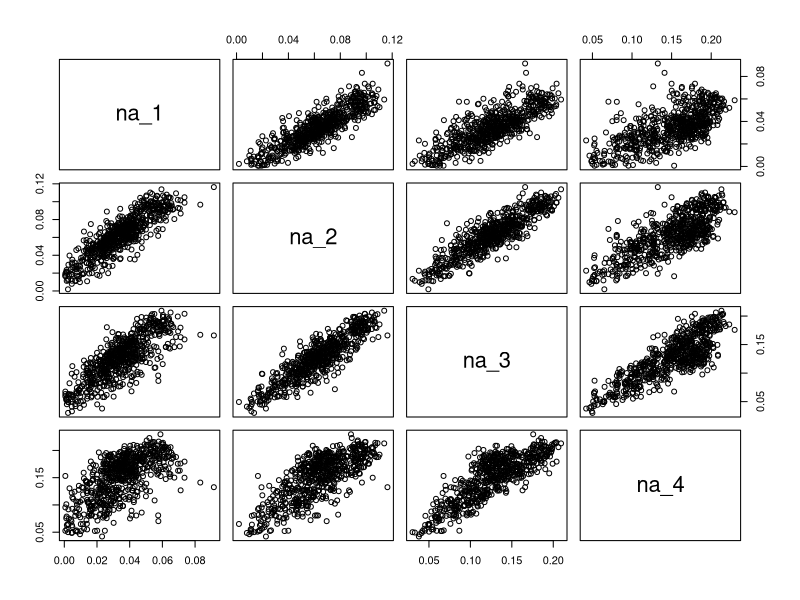
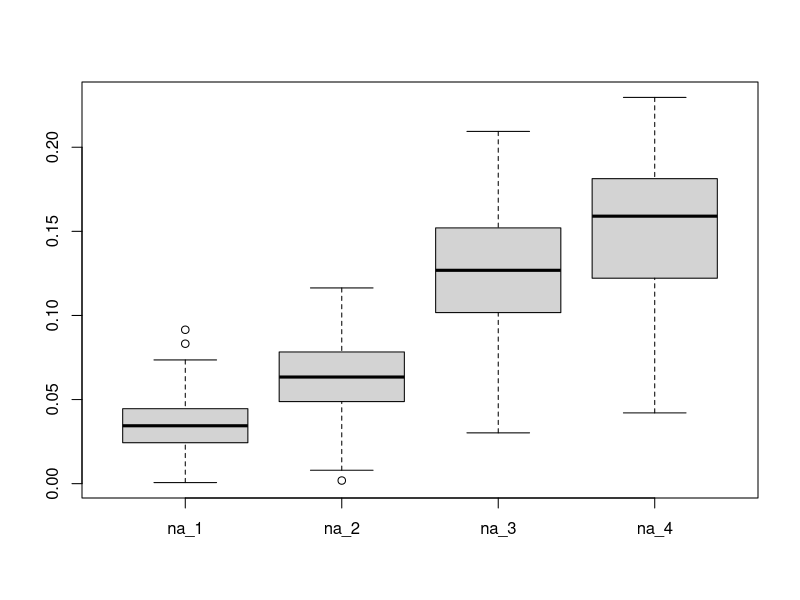
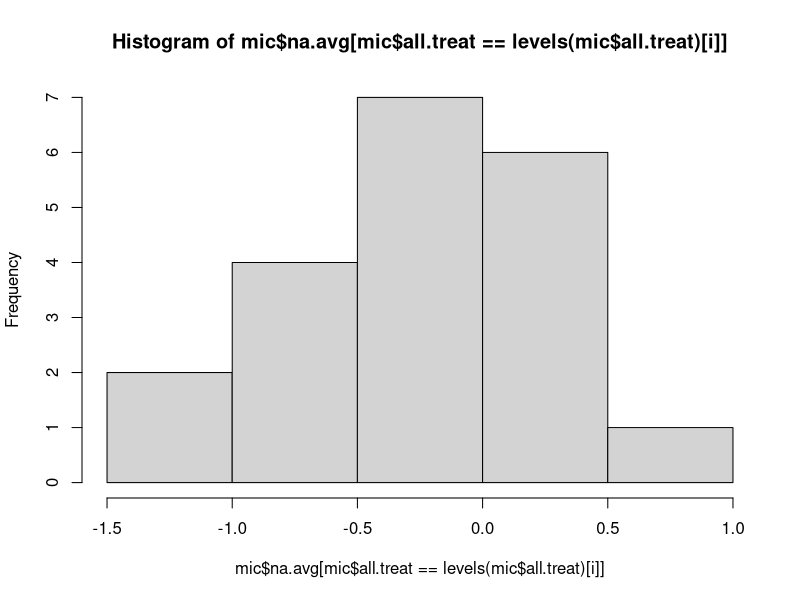
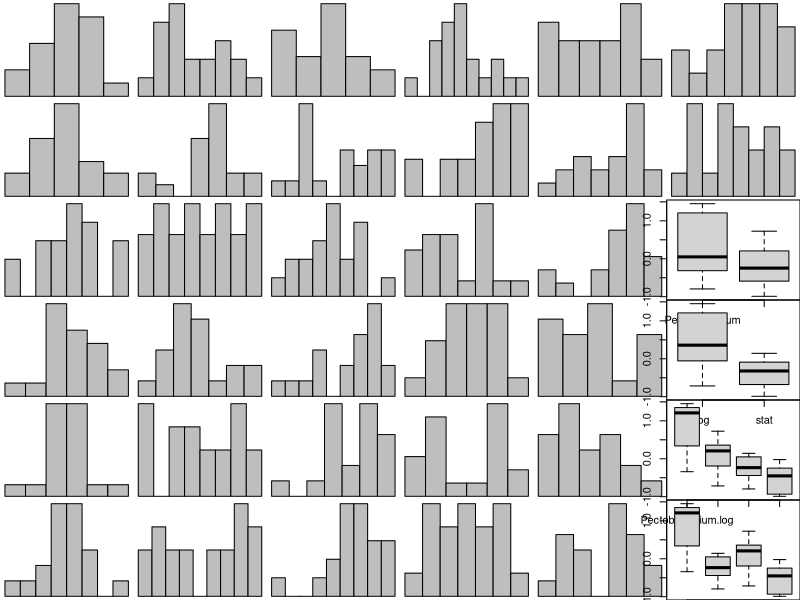
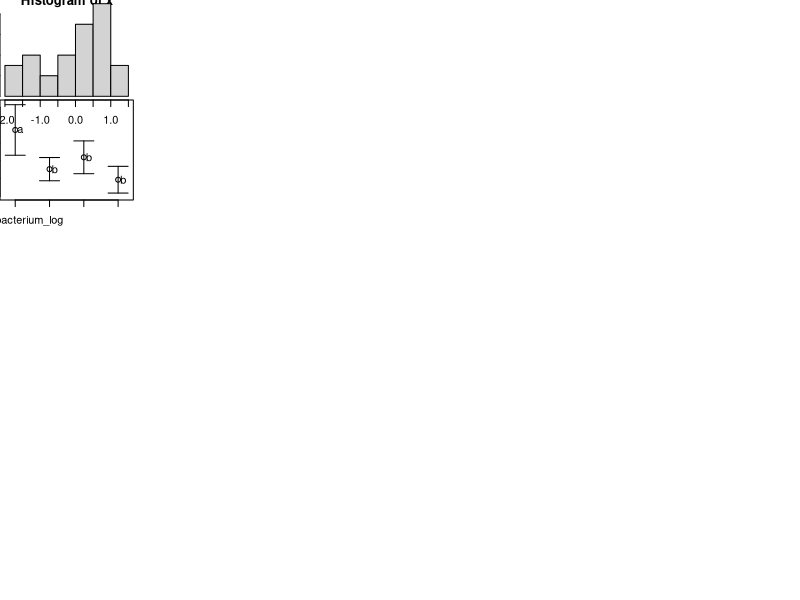
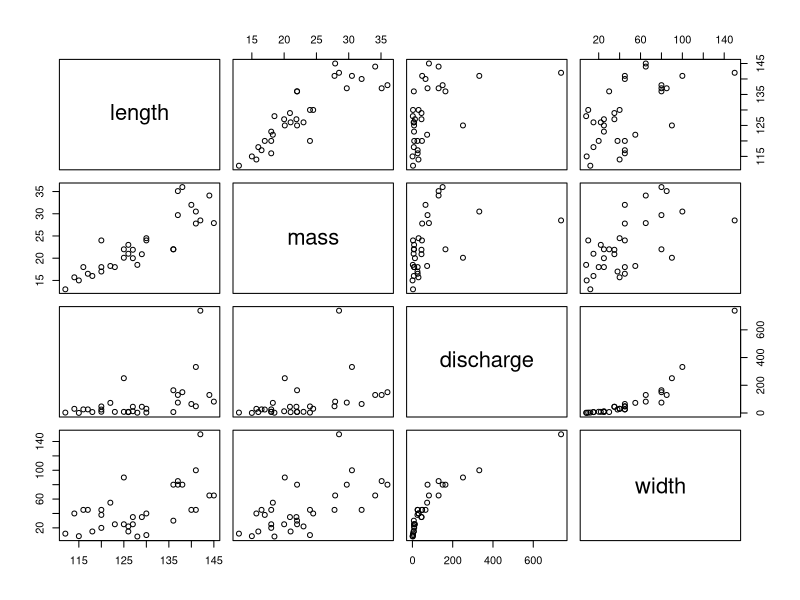
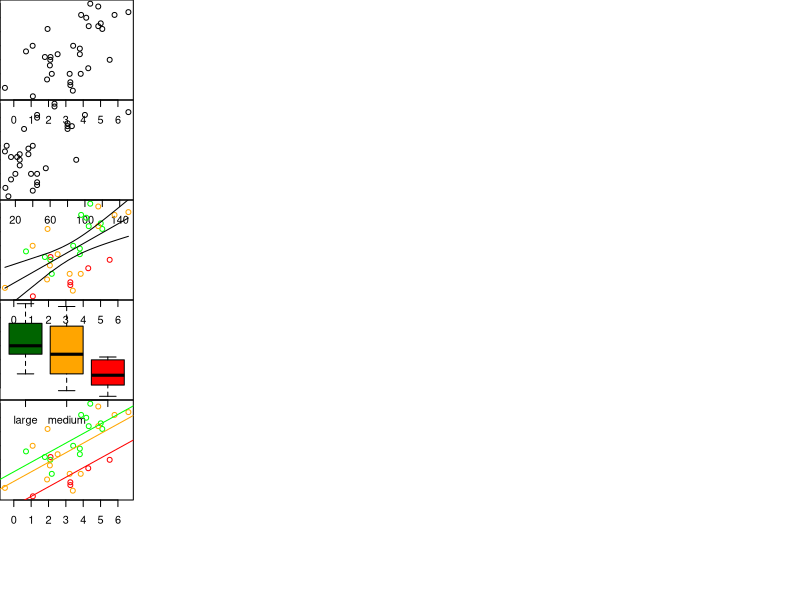

Write R code to recreate these figures, in order.
# Microbial Stoichiometry

mic = read.table("data/MicrobesStoichiometry.txt", header = TRUE)
str(mic)

mic$NP = factor(mic$NP)

# subset dataset, I choose NP=5
mic = subset(mic, subset = (NP==5))
mic <- droplevels(mic)

# response should be the most reliable indicator for nucleic acids
names(mic)
plot(mic[,15:18])
boxplot(mic[,15:18])
zna<-scale(mic[,15:18])
mic$na.avg <- apply(zna,1,mean)
# this is an average na indicator where all 4 na-bands have same weight

# data is pseudoreplicated (multiple measurements per bottle)
# aggregation is needed, use means or medians for bottles
# checking distribution within each bottle
#...to choose proper statistic for aggregation
names(mic)
mic$all.treat<-factor(mic$all.treat)
levels(mic$all.treat)
levels(mic$all.treat)[1]
i<-1
hist(mic$na.avg[mic$all.treat==levels(mic$all.treat)[i]])
i<-i+1

# plot 32 histograms at once
layout(matrix(1:36,nrow=6,ncol=6))
old.par<-par # to keep graphical pars
par(mar=c(0,0,0,0))

for(i in 1:32) {
  hist(mic$na.avg[mic$all.treat==levels(mic$all.treat)[i]],
       main="",xaxt="n",yaxt="n",col="grey")
}
# choose median to aggregate data
na_bt_med<-tapply(mic$na.avg,INDEX=mic$all.treat,median)
species<-factor(substr(names(na_bt_med),start=0,stop=3))
phase<-factor(substr(names(na_bt_med),start=5,stop=7))
mic2<-data.frame(species,phase,na_bt_med)

# alternatively use aggregate()
mic = mic[, -2] # aggregation will make this factor meaningless
mic2 = aggregate(. ~ all.treat + species + phase + NP + bottle, data = mic, FUN = median)
levels(mic2$species)<-c("Pec","Ver")

# growth rate hypothesis: two-way ANOVA with factors species and growth phase
boxplot(na.avg~species,data=mic2)
boxplot(na.avg~phase,data=mic2)
boxplot(na.avg~species*phase,data=mic2)

# check variance homogeneity
combfac<-paste(mic2$species,mic2$phase,sep="_")
boxplot(na.avg~combfac,data=mic2)
bartlett.test(na.avg~combfac,data=mic2)
# variances cannot be identified as significantly different

# check ND (the fast way, could do this for each cell of design separately)
x<-unlist(tapply(mic2$na.avg,INDEX=combfac,scale))
hist(x)

# run 2-way ANOVA
fit<-aov(na.avg~species*phase,data=mic2)
summary(fit)
TukeyHSD(fit)

lm(na.avg~species,data=mic2)

# make a pointplot with means and sd as error, plus post-hoc results
means<-tapply(mic2$na.avg,combfac,mean)
sds<-tapply(mic2$na.avg,combfac,sd)
plot(means,xlim=c(0.7,4.3),ylim=c(-1,1.6),xlab="",
     ylab="nucleic acids",xaxt="n")
arrows( x0=c(1:4),y0=means-sds,x1=c(1:4),y1=means+sds,
        angle=90,code=3,length=0.1)
axis(1,at=c(1:4),labels=names(means))
text(c(1:4)+0.15,means,c("a","b","b","b"))

# resource use hypothesis: two-way ANOVA with factors species and resource stoichiometry

#### Hucho
hucho = read.table("data/HuchoRatschan2012.txt", header = TRUE)
names(hucho)
plot(hucho[,3:6])
plot(hucho$length~log(hucho$discharge))
plot(hucho$length~hucho$width)
head(hucho)

hucho$population<-factor(hucho$population,
                levels=c("large","medium","limited"))
col.pop<-hucho$population
levels(col.pop)<-c("green","orange","red")
col.pop<-as.character(col.pop)

#regression hypothesis
plot(length~log(discharge),data=hucho,col=col.pop)
m1<-lm(length~log(discharge),data=hucho)
#abline(m1)
summary(m1)

newdata<-data.frame(discharge=seq(min(hucho$discharge),
        max(hucho$discharge),length.out=100))
pm<-predict(m1,newdata=newdata,interval="conf",level=0.95)
lines(log(newdata$discharge),pm[,1])
lines(log(newdata$discharge),pm[,2])
lines(log(newdata$discharge),pm[,3])

# ANOVA hypothesis
boxplot(length~population,data=hucho,col=c("darkgreen","orange","red"))
summary(fit<-aov(length~population,data=hucho))
TukeyHSD(fit)

# ANCOVA
m2<-lm(length~population+log(discharge),data=hucho)
anova(m2)
summary(m2)

m3<-lm(length~population*log(discharge),data=hucho)
anova(m3)

plot(length~log(discharge),data=hucho,col=col.pop)
coef(m2)
abline(a=coef(m2)[1],b=coef(m2)[4],col="green")
abline(a=coef(m2)[1]+coef(m2)[2],b=coef(m2)[4],col="orange")
abline(a=coef(m2)[1]+coef(m2)[3],b=coef(m2)[4],col="red")
